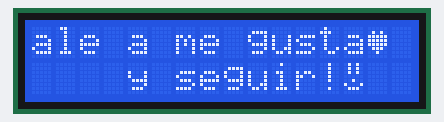
Recording of a sketch running on a simulated Arduino Uno, built with avr-gcc and run on an emulated ATmega328P. On the bench: 16×2 character LCD.

Above: at 0.1 s.
At 4.3 s:
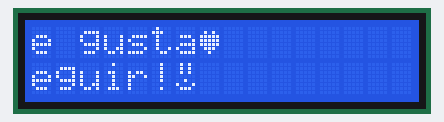
At 8.6 s:
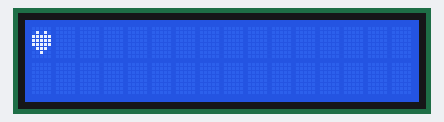
At 19.4 s:
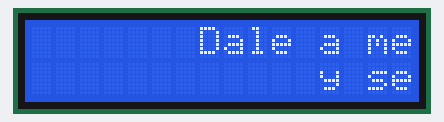
At 29.1 s:
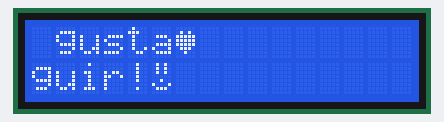
At 39.4 s:
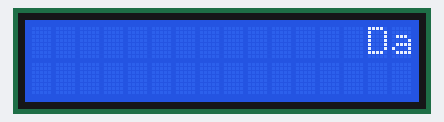

Measured:
- what the display in image 1 shows lasts 0.6 s, from 4.3 s to 4.9 s

The sketch:

modulo_lcd.ino
```cpp
#include <LiquidCrystal.h>

LiquidCrystal lcd(7, 6, 5, 4, 3, 2);

byte carita_feliz[8] = {
  B01010,
  B01010,
  B01010,
  B00000,
  B00100,
  B10001,
  B01110,
  B00000};

byte corazon[8] = {
  B00000,
  B01010,
  B11111,
  B11111,
  B11111,
  B01110,
  B00100,
  B00000
};

void setup() {
  lcd.begin(16, 2);
  lcd.createChar(0, carita_feliz);
  lcd.createChar(1, corazon);
}

void loop() {
  lcd.setCursor(0, 0);
  lcd.print("Dale a me gusta");
  lcd.write(byte(1));
  lcd.setCursor(5, 1);
  lcd.print("y seguir!");
  lcd.write(byte(0));
  lcd.scrollDisplayLeft();
  delay(600);
}
```
